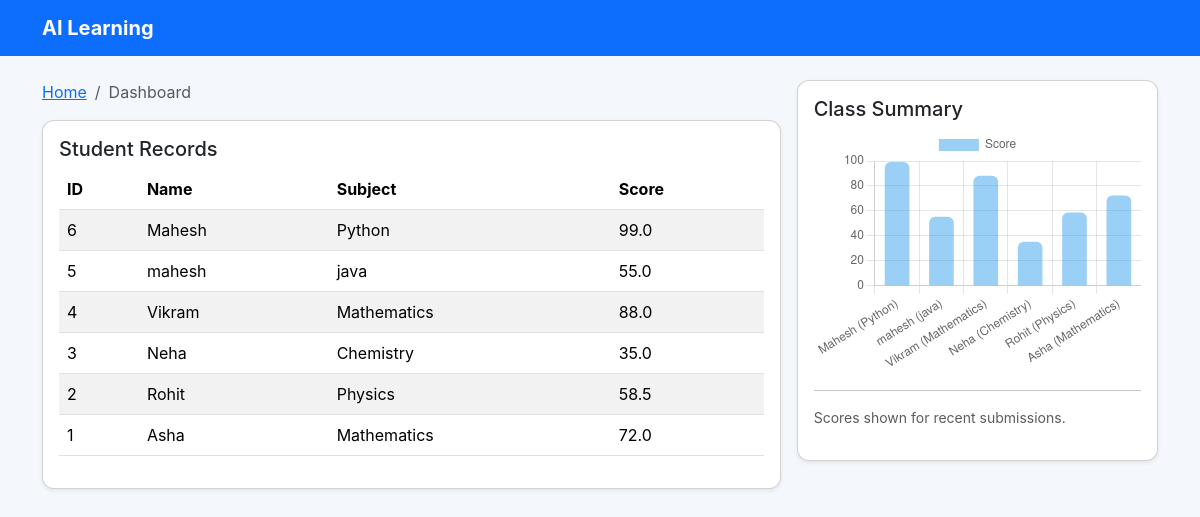
/dashboard, run on the app's committed database.
### tables this page shows
CREATE TABLE students
                (id INTEGER PRIMARY KEY AUTOINCREMENT,
                 name TEXT, subject TEXT, score REAL);

### app.py (the view)
@app.route('/dashboard')
def dashboard():
    conn = sqlite3.connect(DB_PATH)
    cursor = conn.cursor()
    cursor.execute("SELECT id, name, subject, score FROM students ORDER BY id DESC")
    data = cursor.fetchall()
    conn.close()
    chart_data = json.dumps([{'name': r[1], 'subject': r[2], 'score': r[3]} for r in data])
    return render_template('dashboard.html', data=data, chart_data=chart_data, page='dashboard')

### templates/dashboard.html (shortened to what this page needs)
<!doctype html>
<html lang="en">
  <head>
    <link href="https://cdn.jsdelivr.net/npm/bootstrap@5.3.2/dist/css/bootstrap.min.css" rel="stylesheet">
    <link rel="stylesheet" href="/static/style.css">
  </head>
  <body>
    <nav class="navbar navbar-expand-lg navbar-dark bg-primary mb-4">
      <div class="container">
        <a class="navbar-brand" href="/">AI Learning</a>
      </div>
    </nav>
    <main class="container">
      <div class="row g-3">
        <div class="col-lg-8">
          <nav aria-label="breadcrumb" class="mb-3">
            <ol class="breadcrumb">
              <li class="breadcrumb-item"><a href="/">Home</a></li>
              {% if page == 'dashboard' %}
                <li class="breadcrumb-item active" aria-current="page">Dashboard</li>
              {% elif page == 'result' %}
                <li class="breadcrumb-item active" aria-current="page">Result</li>
              {% else %}
                <li class="breadcrumb-item active" aria-current="page">Home</li>
              {% endif %}
            </ol>
          </nav>
          <div class="card shadow-sm">
            <div class="card-body">
              <h5 class="card-title">Student Records</h5>
              <div class="table-responsive">
                <table class="table table-striped">
                  <thead>
                    <tr><th>ID</th><th>Name</th><th>Subject</th><th>Score</th></tr>
                  </thead>
                  <tbody>
                    {% for row in data %}
                    <tr>
                      <td>{{ row[0] }}</td>
                      <td>{{ row[1] }}</td>
                      <td>{{ row[2] }}</td>
                      <td>{{ row[3] }}</td>
                    </tr>
                    {% endfor %}
                  </tbody>
                </table>
              </div>
            </div>
          </div>
        </div>
        <div class="col-lg-4">
          <div class="card shadow-sm">
            <div class="card-body">
              <h5 class="card-title">Class Summary</h5>
              <canvas id="scoreChart" width="400" height="300"></canvas>
              <hr>
              <p class="small text-muted">Scores shown for recent submissions.</p>
            </div>
          </div>
        </div>
      </div>
    </main>
    <script>
      const chartData = {{ chart_data | safe }};
      const labels = chartData.map((r,i) => r.name + " ("+ r.subject +")");
      const scores = chartData.map(r => r.score);
      const ctx = document.getElementById('scoreChart');
      new Chart(ctx, {
        type: 'bar',
        data: {
          labels: labels,
          datasets: [{
            label: 'Score',
            data: scores,
            borderRadius: 6,
            barThickness: 24
          }]
        },
        options: {
          responsive: true,
          scales: {
            y: { beginAtZero: true, max: 100 }
          }
        }
      });
    </script>
  </body>
</html>

### static/style.css (style rules this page uses)
body { background:#f4f7fb; font-family: Inter, system-ui, -apple-system, "Segoe UI", Roboto, "Helvetica Neue", Arial; }
.card { border-radius: 12px; }
.navbar-brand { font-weight:700; }

### data on the page
students: id "6", name "Mahesh", subject "Python", score "99.0"
students: id "5", name "mahesh", subject "java", score "55.0"
students: id "4", name "Vikram", subject "Mathematics", score "88.0"
students: id "3", name "Neha", subject "Chemistry", score "35.0"
students: id "2", name "Rohit", subject "Physics", score "58.5"
students: id "1", name "Asha", subject "Mathematics", score "72.0"
